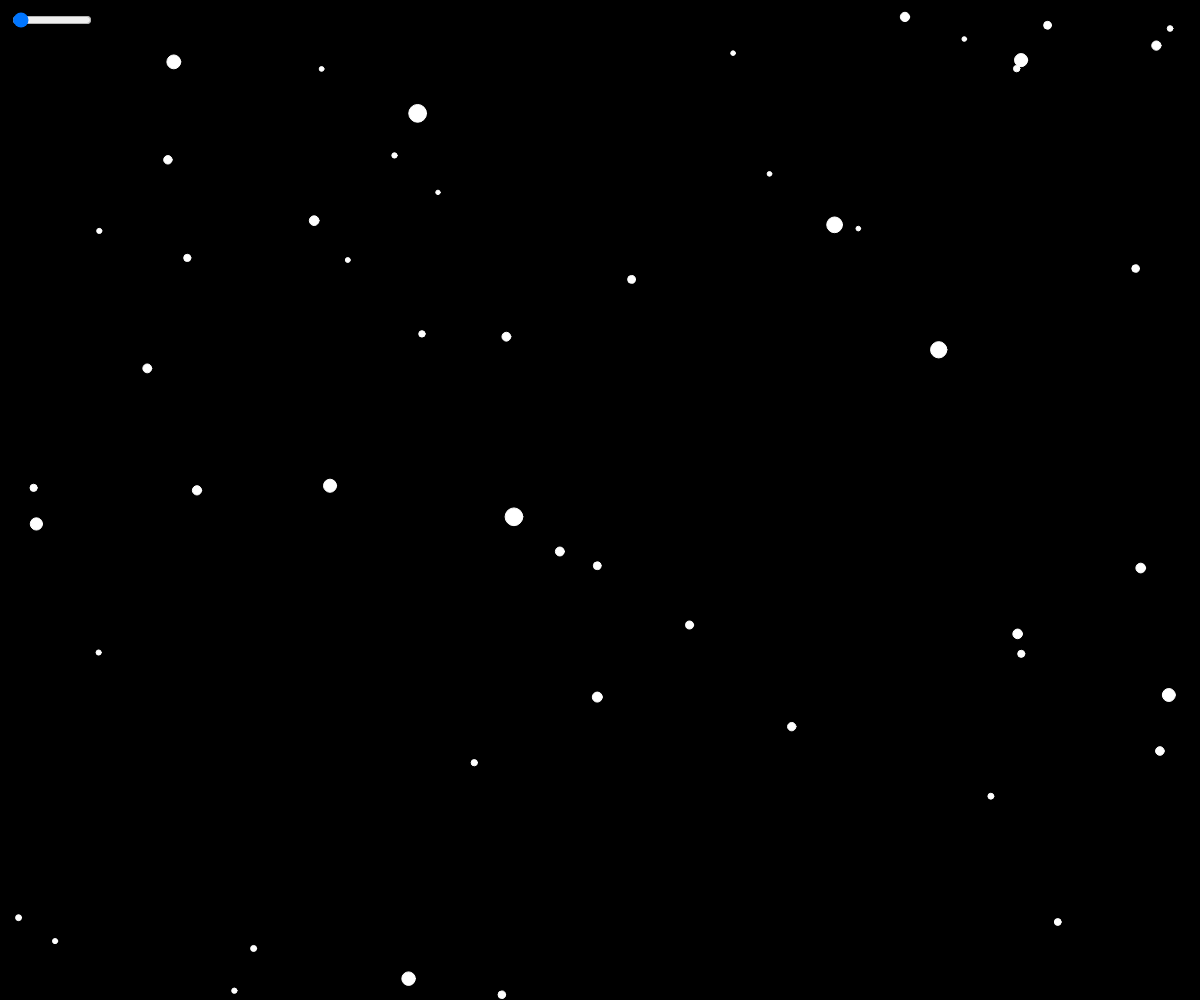
Frame 1 (no input)
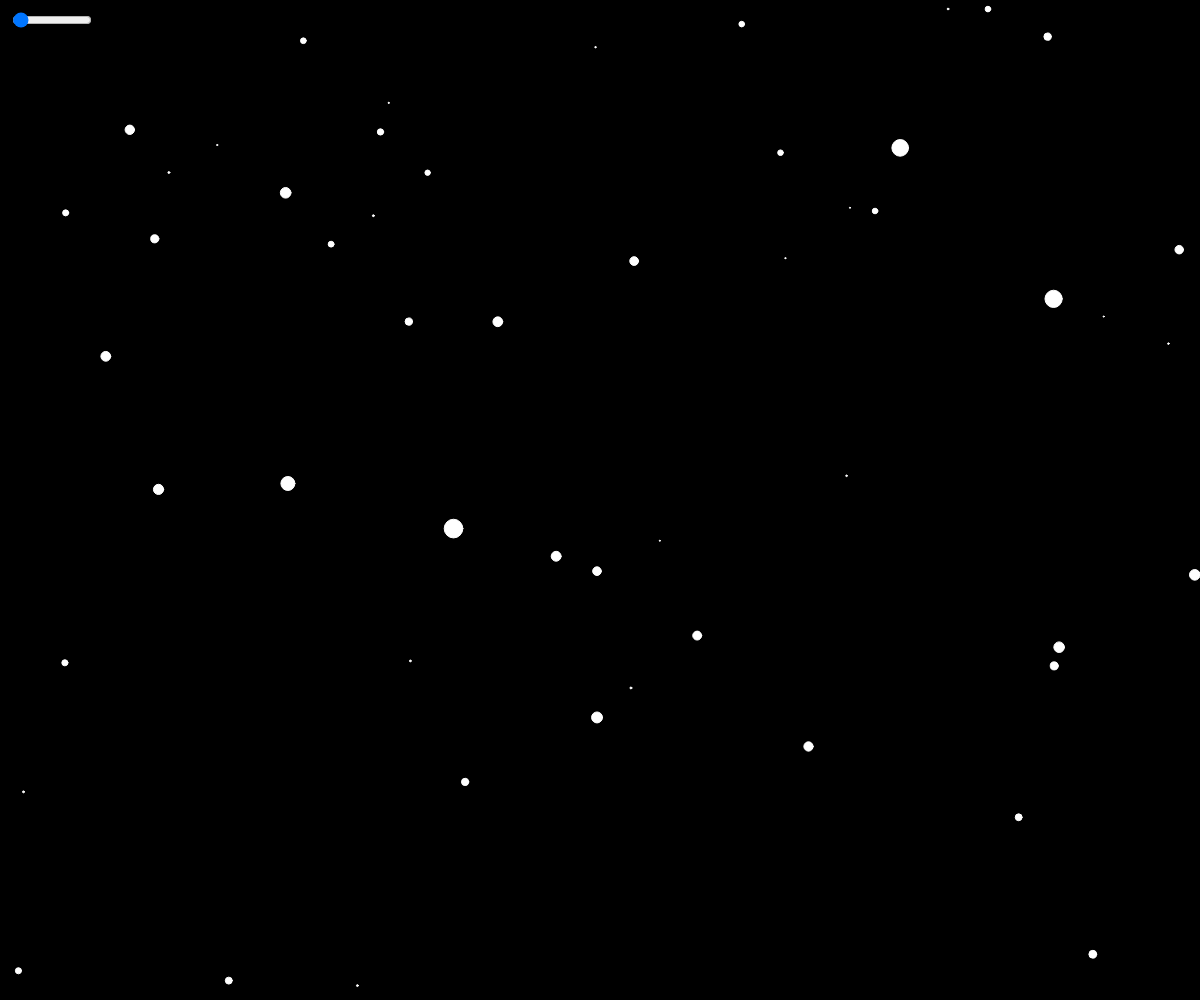
Frame 60 (no input)
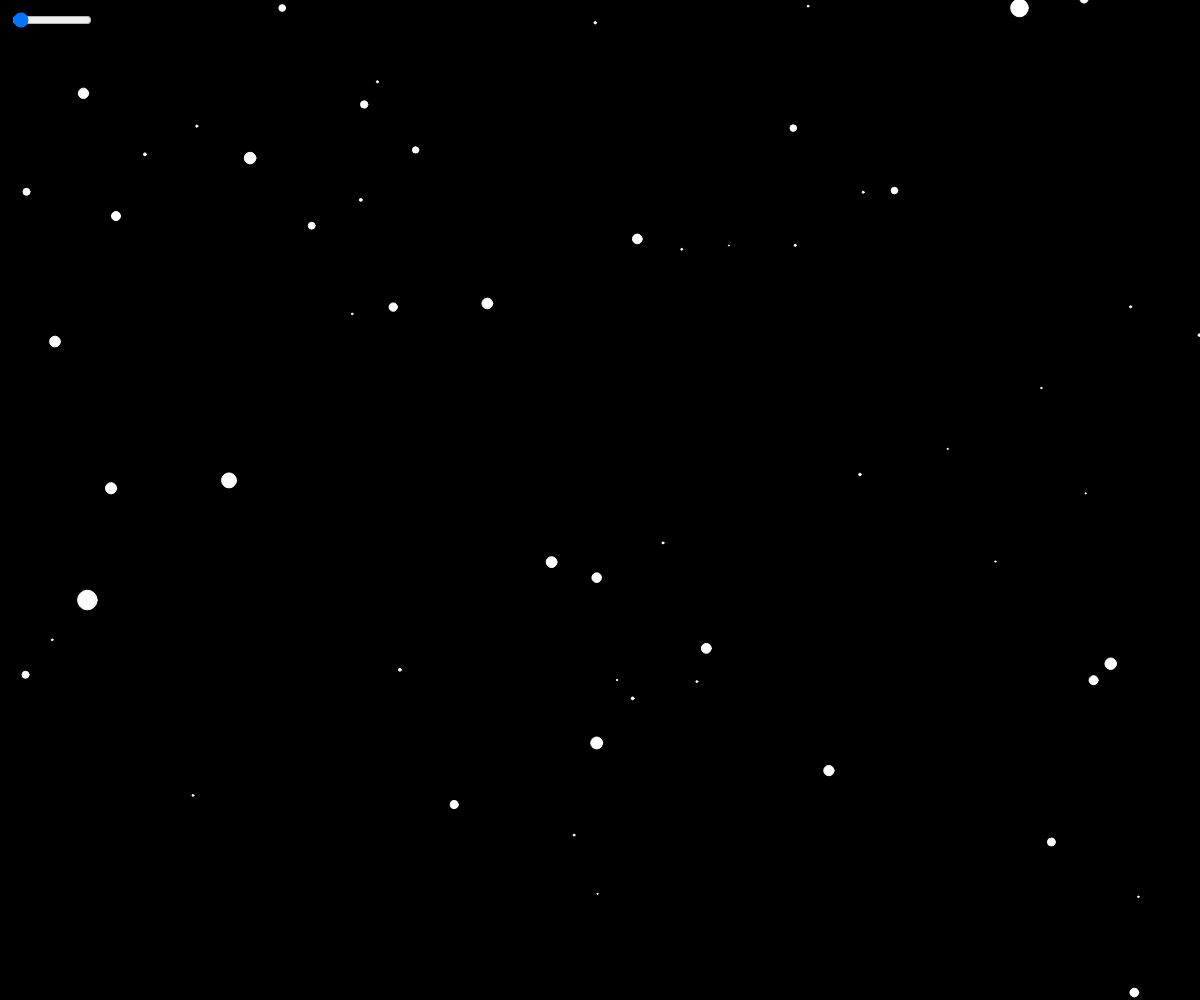
Frame 120 (the mouse pressed at the canvas centre since frame 60)

The p5.js sketch that drew these frames (run headless with seeded random() and noise() and a simulated clock; from frame 60 on, the mouse is pressed at the canvas centre):

// p5.js sketch
// ── sketch.js
class Star {

    constructor(_x, _y, _z) {
        this.x = _x;
        this.y = _y;
        this.z = _z;
    }


    draw() {
        this.z -= speed;
        if (this.z < 1) {
            Cluster[Cluster.indexOf(this)] = new Star(random(-window.innerWidth, window.innerWidth), random(-window.innerHeight, window.innerHeight), window.innerWidth);
        }


        this.r = map(this.z, window.innerWidth, 0, 1, 20);
        this.nz = this.z;



        fill(255);
        stroke(255);
        line(map(this.x / this.z, 0, 1, 0, window.innerWidth), map(this.y / this.z, 0, 1, 0, window.innerHeight), map(this.x / this.nz, 0, 1, 0, window.innerWidth), map(this.y / this.nz, 0, 1, 0, window.innerHeight));
        ellipse(map(this.x / this.z, 0, 1, 0, window.innerWidth), map(this.y / this.z, 0, 1, 0, window.innerHeight), this.r);
    }
}

let Cluster = [];
let speed = 10;

function setup() {
    canvas = createCanvas(window.innerWidth, window.innerHeight);
    for (let i = 0; i < 800; i++) {
        Cluster[i] = new Star(random(-window.innerWidth, window.innerWidth), random(-window.innerHeight, window.innerHeight), Math.floor(random() * window.innerHeight));
    }
    speedSlider = createSlider(0, 100, 1);
    speedSlider.position(10, 10);
    speedSlider.style('width', '80px');
}

function draw() {
    background(0);
    translate(width / 2, height / 2);
    Cluster.forEach(element => {
        element.draw();
    });
    speed = speedSlider.value()
}
